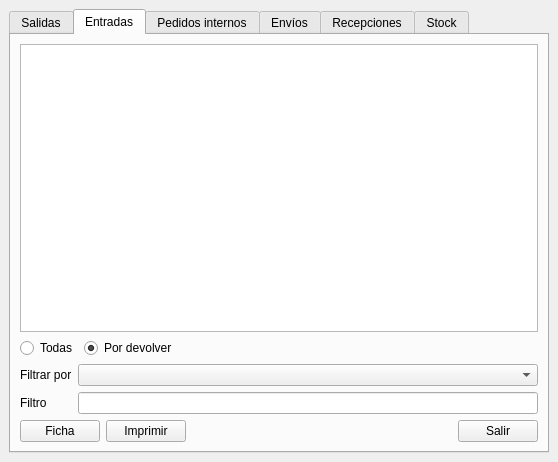
<?xml version="1.0" encoding="UTF-8"?>
<ui version="4.0">
 <class>MovimientosListas</class>
 <widget class="QMainWindow" name="MovimientosListas">
  <property name="geometry">
   <rect>
    <x>0</x>
    <y>0</y>
    <width>558</width>
    <height>462</height>
   </rect>
  </property>
  <widget class="QWidget" name="centralwidget">
   <layout class="QVBoxLayout" name="verticalLayout">
    <item>
     <widget class="QTabWidget" name="tabMovimientos">
      <property name="currentIndex">
       <number>1</number>
      </property>
      <widget class="QWidget" name="tabSalidas">
       <attribute name="icon">
        <iconset>
         <normaloff>:/iconos/iconos/iconoHERRAMIENTASal.png</normaloff>:/iconos/iconos/iconoHERRAMIENTASal.png</iconset>
       </attribute>
       <attribute name="title">
        <string>Salidas</string>
       </attribute>
       <layout class="QVBoxLayout" name="verticalLayout_2">
        <item>
         <widget class="QTableWidget" name="tableSalidas">
          <property name="editTriggers">
           <set>QAbstractItemView::NoEditTriggers</set>
          </property>
          <property name="alternatingRowColors">
           <bool>true</bool>
          </property>
          <property name="selectionBehavior">
           <enum>QAbstractItemView::SelectRows</enum>
          </property>
         </widget>
        </item>
        <item>
         <layout class="QGridLayout" name="gridLayout">
          <item row="0" column="0">
           <widget class="QLabel" name="label">
            <property name="text">
             <string>Filtrar por</string>
            </property>
           </widget>
          </item>
          <item row="1" column="0">
           <widget class="QLabel" name="label_2">
            <property name="text">
             <string>Filtro</string>
            </property>
           </widget>
          </item>
          <item row="0" column="1">
           <widget class="QComboBox" name="cbFiltro_Sal"/>
          </item>
          <item row="1" column="1">
           <widget class="QLineEdit" name="edtFiltro_Sal"/>
          </item>
         </layout>
        </item>
        <item>
         <layout class="QHBoxLayout" name="horizontalLayout">
          <item>
           <widget class="QPushButton" name="btnNueva_Sal">
            <property name="text">
             <string>Nueva</string>
            </property>
           </widget>
          </item>
          <item>
           <widget class="QPushButton" name="btnModificar_Sal">
            <property name="text">
             <string>Modificar</string>
            </property>
           </widget>
          </item>
          <item>
           <widget class="QPushButton" name="btnEliminar_Sal">
            <property name="text">
             <string>Eliminar</string>
            </property>
           </widget>
          </item>
          <item>
           <widget class="QPushButton" name="btnImprimir_Sal">
            <property name="text">
             <string>Imprimir</string>
            </property>
           </widget>
          </item>
          <item>
           <spacer name="horizontalSpacer">
            <property name="orientation">
             <enum>Qt::Horizontal</enum>
            </property>
            <property name="sizeHint" stdset="0">
             <size>
              <width>40</width>
              <height>20</height>
             </size>
            </property>
           </spacer>
          </item>
          <item>
           <widget class="QPushButton" name="btnSalir_Sal">
            <property name="text">
             <string>Salir</string>
            </property>
           </widget>
          </item>
         </layout>
        </item>
       </layout>
      </widget>
      <widget class="QWidget" name="tabEntradas">
       <attribute name="icon">
        <iconset>
         <normaloff>:/iconos/iconos/iconoHERRAMIENTAEnt.png</normaloff>:/iconos/iconos/iconoHERRAMIENTAEnt.png</iconset>
       </attribute>
       <attribute name="title">
        <string>Entradas</string>
       </attribute>
       <layout class="QVBoxLayout" name="verticalLayout_3">
        <item>
         <widget class="QTableWidget" name="tableEntradas">
          <property name="editTriggers">
           <set>QAbstractItemView::NoEditTriggers</set>
          </property>
          <property name="alternatingRowColors">
           <bool>true</bool>
          </property>
          <property name="selectionBehavior">
           <enum>QAbstractItemView::SelectRows</enum>
          </property>
         </widget>
        </item>
        <item>
         <layout class="QHBoxLayout" name="horizontalLayout_3">
          <item>
           <widget class="QRadioButton" name="rbtnTodas">
            <property name="text">
             <string>Todas</string>
            </property>
            <property name="checked">
             <bool>false</bool>
            </property>
           </widget>
          </item>
          <item>
           <widget class="QRadioButton" name="rbtnPorDevolver">
            <property name="text">
             <string>Por devolver</string>
            </property>
            <property name="checked">
             <bool>true</bool>
            </property>
           </widget>
          </item>
          <item>
           <spacer name="horizontalSpacer_3">
            <property name="orientation">
             <enum>Qt::Horizontal</enum>
            </property>
            <property name="sizeHint" stdset="0">
             <size>
              <width>40</width>
              <height>20</height>
             </size>
            </property>
           </spacer>
          </item>
         </layout>
        </item>
        <item>
         <layout class="QGridLayout" name="gridLayout_2">
          <item row="0" column="0">
           <widget class="QLabel" name="label_3">
            <property name="text">
             <string>Filtrar por</string>
            </property>
           </widget>
          </item>
          <item row="1" column="0">
           <widget class="QLabel" name="label_4">
            <property name="text">
             <string>Filtro</string>
            </property>
           </widget>
          </item>
          <item row="0" column="1">
           <widget class="QComboBox" name="cbFiltro_Ent"/>
          </item>
          <item row="1" column="1">
           <widget class="QLineEdit" name="edtFiltro_Ent"/>
          </item>
         </layout>
        </item>
        <item>
         <layout class="QHBoxLayout" name="horizontalLayout_2">
          <item>
           <widget class="QPushButton" name="btnFicha_Ent">
            <property name="text">
             <string>Ficha</string>
            </property>
           </widget>
          </item>
          <item>
           <widget class="QPushButton" name="btnImprimir_Ent">
            <property name="text">
             <string>Imprimir</string>
            </property>
           </widget>
          </item>
          <item>
           <spacer name="horizontalSpacer_2">
            <property name="orientation">
             <enum>Qt::Horizontal</enum>
            </property>
            <property name="sizeHint" stdset="0">
             <size>
              <width>40</width>
              <height>20</height>
             </size>
            </property>
           </spacer>
          </item>
          <item>
           <widget class="QPushButton" name="btnSalir_Ent">
            <property name="text">
             <string>Salir</string>
            </property>
           </widget>
          </item>
         </layout>
        </item>
       </layout>
      </widget>
      <widget class="QWidget" name="tabPedidosInternos">
       <attribute name="title">
        <string>Pedidos internos</string>
       </attribute>
       <layout class="QVBoxLayout" name="verticalLayout_7">
        <item>
         <widget class="QTableWidget" name="tablePedidos">
          <property name="editTriggers">
           <set>QAbstractItemView::NoEditTriggers</set>
          </property>
          <property name="alternatingRowColors">
           <bool>true</bool>
          </property>
          <property name="selectionBehavior">
           <enum>QAbstractItemView::SelectRows</enum>
          </property>
         </widget>
        </item>
        <item>
         <layout class="QGridLayout" name="gridLayout_6">
          <item row="0" column="0">
           <widget class="QLabel" name="label_11">
            <property name="text">
             <string>Filtrar por</string>
            </property>
           </widget>
          </item>
          <item row="1" column="0">
           <widget class="QLabel" name="label_12">
            <property name="text">
             <string>Filtro</string>
            </property>
           </widget>
          </item>
          <item row="0" column="1">
           <widget class="QComboBox" name="cbFiltro_Ped"/>
          </item>
          <item row="1" column="1">
           <widget class="QLineEdit" name="edtFiltro_Ped"/>
          </item>
         </layout>
        </item>
        <item>
         <layout class="QHBoxLayout" name="horizontalLayout_7">
          <item>
           <widget class="QPushButton" name="btnNueva_Ped">
            <property name="text">
             <string>Nueva</string>
            </property>
           </widget>
          </item>
          <item>
           <widget class="QPushButton" name="btnModificar_Ped">
            <property name="text">
             <string>Modificar</string>
            </property>
           </widget>
          </item>
          <item>
           <widget class="QPushButton" name="btnEliminar_Ped">
            <property name="text">
             <string>Eliminar</string>
            </property>
           </widget>
          </item>
          <item>
           <widget class="QPushButton" name="btnImprimir_Ped">
            <property name="text">
             <string>Imprimir</string>
            </property>
           </widget>
          </item>
          <item>
           <spacer name="horizontalSpacer_7">
            <property name="orientation">
             <enum>Qt::Horizontal</enum>
            </property>
            <property name="sizeHint" stdset="0">
             <size>
              <width>40</width>
              <height>20</height>
             </size>
            </property>
           </spacer>
          </item>
          <item>
           <widget class="QPushButton" name="btnSalir_Ped">
            <property name="text">
             <string>Salir</string>
            </property>
           </widget>
          </item>
         </layout>
        </item>
       </layout>
      </widget>
      <widget class="QWidget" name="tabEnvios">
       <attribute name="title">
        <string>Envíos</string>
       </attribute>
       <layout class="QVBoxLayout" name="verticalLayout_4">
        <item>
         <widget class="QTableWidget" name="tableEnvios">
          <property name="editTriggers">
           <set>QAbstractItemView::NoEditTriggers</set>
          </property>
          <property name="alternatingRowColors">
           <bool>true</bool>
          </property>
          <property name="selectionBehavior">
           <enum>QAbstractItemView::SelectRows</enum>
          </property>
         </widget>
        </item>
        <item>
         <layout class="QGridLayout" name="gridLayout_3">
          <item row="0" column="0">
           <widget class="QLabel" name="label_5">
            <property name="text">
             <string>Filtrar por</string>
            </property>
           </widget>
          </item>
          <item row="1" column="0">
           <widget class="QLabel" name="label_6">
            <property name="text">
             <string>Filtro</string>
            </property>
           </widget>
          </item>
          <item row="0" column="1">
           <widget class="QComboBox" name="cbFiltro_Env"/>
          </item>
          <item row="1" column="1">
           <widget class="QLineEdit" name="edtFiltro_Env"/>
          </item>
         </layout>
        </item>
        <item>
         <layout class="QHBoxLayout" name="horizontalLayout_4">
          <item>
           <widget class="QPushButton" name="btnNueva_Env">
            <property name="text">
             <string>Nueva</string>
            </property>
           </widget>
          </item>
          <item>
           <widget class="QPushButton" name="btnModificar_Env">
            <property name="text">
             <string>Modificar</string>
            </property>
           </widget>
          </item>
          <item>
           <widget class="QPushButton" name="btnEliminar_Env">
            <property name="text">
             <string>Eliminar</string>
            </property>
           </widget>
          </item>
          <item>
           <widget class="QPushButton" name="btnImprimir_Env">
            <property name="text">
             <string>Imprimir</string>
            </property>
           </widget>
          </item>
          <item>
           <spacer name="horizontalSpacer_4">
            <property name="orientation">
             <enum>Qt::Horizontal</enum>
            </property>
            <property name="sizeHint" stdset="0">
             <size>
              <width>40</width>
              <height>20</height>
             </size>
            </property>
           </spacer>
          </item>
          <item>
           <widget class="QPushButton" name="btnSalir_Env">
            <property name="text">
             <string>Salir</string>
            </property>
           </widget>
          </item>
         </layout>
        </item>
       </layout>
      </widget>
      <widget class="QWidget" name="tabRecepciones">
       <attribute name="title">
        <string>Recepciones</string>
       </attribute>
       <layout class="QVBoxLayout" name="verticalLayout_5">
        <item>
         <widget class="QTableWidget" name="tableRecepcion">
          <property name="editTriggers">
           <set>QAbstractItemView::NoEditTriggers</set>
          </property>
          <property name="alternatingRowColors">
           <bool>true</bool>
          </property>
          <property name="selectionBehavior">
           <enum>QAbstractItemView::SelectRows</enum>
          </property>
         </widget>
        </item>
        <item>
         <layout class="QGridLayout" name="gridLayout_5">
          <item row="0" column="0">
           <widget class="QLabel" name="label_9">
            <property name="text">
             <string>Filtrar por</string>
            </property>
           </widget>
          </item>
          <item row="1" column="0">
           <widget class="QLabel" name="label_10">
            <property name="text">
             <string>Filtro</string>
            </property>
           </widget>
          </item>
          <item row="0" column="1">
           <widget class="QComboBox" name="cbFiltro_Rec"/>
          </item>
          <item row="1" column="1">
           <widget class="QLineEdit" name="edtFiltro_Rec"/>
          </item>
         </layout>
        </item>
        <item>
         <layout class="QHBoxLayout" name="horizontalLayout_5">
          <item>
           <widget class="QPushButton" name="btnFicha_Rec">
            <property name="text">
             <string>Ficha</string>
            </property>
           </widget>
          </item>
          <item>
           <widget class="QPushButton" name="btnImprimir_Rec">
            <property name="text">
             <string>Imprimir</string>
            </property>
           </widget>
          </item>
          <item>
           <spacer name="horizontalSpacer_5">
            <property name="orientation">
             <enum>Qt::Horizontal</enum>
            </property>
            <property name="sizeHint" stdset="0">
             <size>
              <width>40</width>
              <height>20</height>
             </size>
            </property>
           </spacer>
          </item>
          <item>
           <widget class="QPushButton" name="btnSalir_Rec">
            <property name="text">
             <string>Salir</string>
            </property>
           </widget>
          </item>
         </layout>
        </item>
       </layout>
      </widget>
      <widget class="QWidget" name="tabStock">
       <attribute name="title">
        <string>Stock</string>
       </attribute>
       <layout class="QVBoxLayout" name="verticalLayout_6">
        <item>
         <widget class="QTableWidget" name="tableStockProd">
          <property name="editTriggers">
           <set>QAbstractItemView::NoEditTriggers</set>
          </property>
          <property name="alternatingRowColors">
           <bool>true</bool>
          </property>
          <property name="selectionBehavior">
           <enum>QAbstractItemView::SelectRows</enum>
          </property>
         </widget>
        </item>
        <item>
         <layout class="QGridLayout" name="gridLayout_7">
          <item row="0" column="0">
           <widget class="QLabel" name="label_13">
            <property name="text">
             <string>Filtrar por</string>
            </property>
           </widget>
          </item>
          <item row="1" column="0">
           <widget class="QLabel" name="label_14">
            <property name="text">
             <string>Filtro</string>
            </property>
           </widget>
          </item>
          <item row="0" column="1">
           <widget class="QComboBox" name="cbFiltro_Stock"/>
          </item>
          <item row="1" column="1">
           <widget class="QLineEdit" name="edtFiltro_Stock"/>
          </item>
         </layout>
        </item>
        <item>
         <layout class="QHBoxLayout" name="horizontalLayout_6">
          <item>
           <widget class="QPushButton" name="btnNueva_Stock">
            <property name="text">
             <string>Nueva</string>
            </property>
           </widget>
          </item>
          <item>
           <widget class="QPushButton" name="btnFicha">
            <property name="text">
             <string>Ficha</string>
            </property>
           </widget>
          </item>
          <item>
           <widget class="QPushButton" name="btnImprimir_Stock">
            <property name="text">
             <string>Imprimir</string>
            </property>
           </widget>
          </item>
          <item>
           <spacer name="horizontalSpacer_6">
            <property name="orientation">
             <enum>Qt::Horizontal</enum>
            </property>
            <property name="sizeHint" stdset="0">
             <size>
              <width>40</width>
              <height>20</height>
             </size>
            </property>
           </spacer>
          </item>
          <item>
           <widget class="QPushButton" name="btnSalir_Stock">
            <property name="text">
             <string>Salir</string>
            </property>
           </widget>
          </item>
         </layout>
        </item>
       </layout>
      </widget>
     </widget>
    </item>
   </layout>
  </widget>
 </widget>
 <tabstops>
  <tabstop>cbFiltro_Sal</tabstop>
  <tabstop>edtFiltro_Sal</tabstop>
  <tabstop>btnNueva_Sal</tabstop>
  <tabstop>btnModificar_Sal</tabstop>
  <tabstop>btnEliminar_Sal</tabstop>
  <tabstop>btnSalir_Sal</tabstop>
  <tabstop>rbtnTodas</tabstop>
  <tabstop>rbtnPorDevolver</tabstop>
  <tabstop>cbFiltro_Ent</tabstop>
  <tabstop>edtFiltro_Ent</tabstop>
  <tabstop>btnFicha_Ent</tabstop>
  <tabstop>btnSalir_Ent</tabstop>
  <tabstop>cbFiltro_Ped</tabstop>
  <tabstop>edtFiltro_Ped</tabstop>
  <tabstop>btnNueva_Ped</tabstop>
  <tabstop>btnModificar_Ped</tabstop>
  <tabstop>btnEliminar_Ped</tabstop>
  <tabstop>btnSalir_Ped</tabstop>
  <tabstop>cbFiltro_Env</tabstop>
  <tabstop>edtFiltro_Env</tabstop>
  <tabstop>btnNueva_Env</tabstop>
  <tabstop>btnModificar_Env</tabstop>
  <tabstop>btnEliminar_Env</tabstop>
  <tabstop>btnSalir_Env</tabstop>
  <tabstop>cbFiltro_Rec</tabstop>
  <tabstop>edtFiltro_Rec</tabstop>
  <tabstop>btnFicha_Rec</tabstop>
  <tabstop>btnSalir_Rec</tabstop>
  <tabstop>tabMovimientos</tabstop>
  <tabstop>tableSalidas</tabstop>
  <tabstop>tableEntradas</tabstop>
  <tabstop>tablePedidos</tabstop>
  <tabstop>tableEnvios</tabstop>
  <tabstop>tableRecepcion</tabstop>
 </tabstops>
 <resources/>
 <connections/>
</ui>
